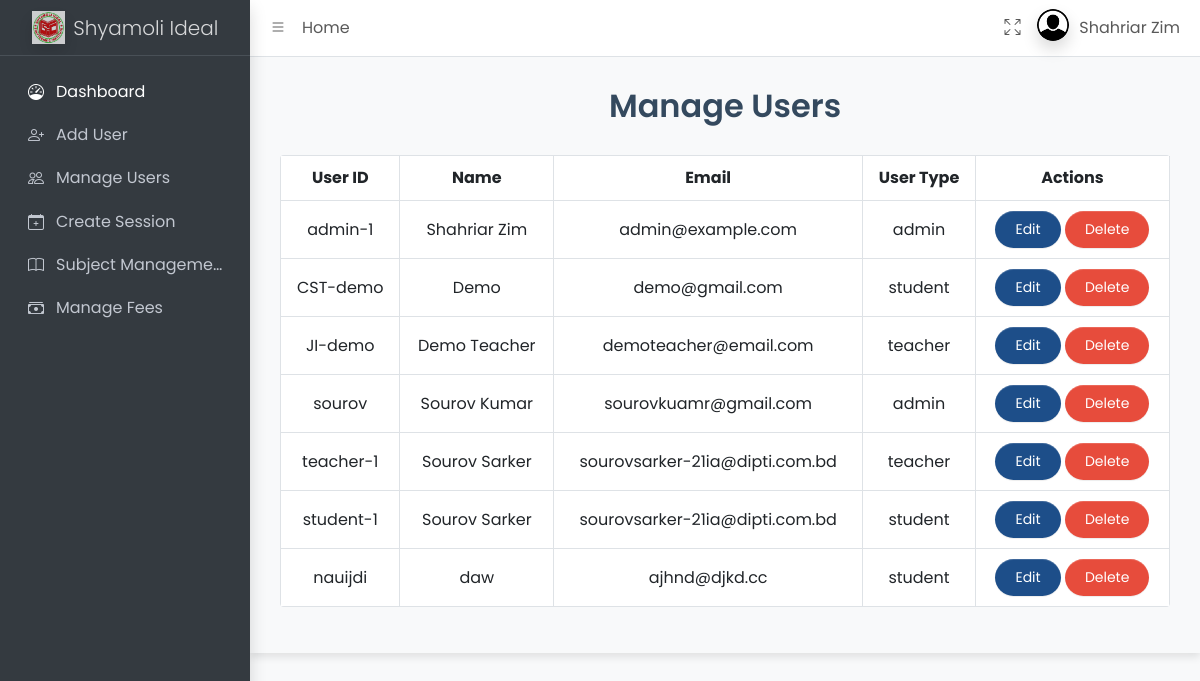
Before: /admin/dist/pages/manage_user.php (signed in) with the older database file.
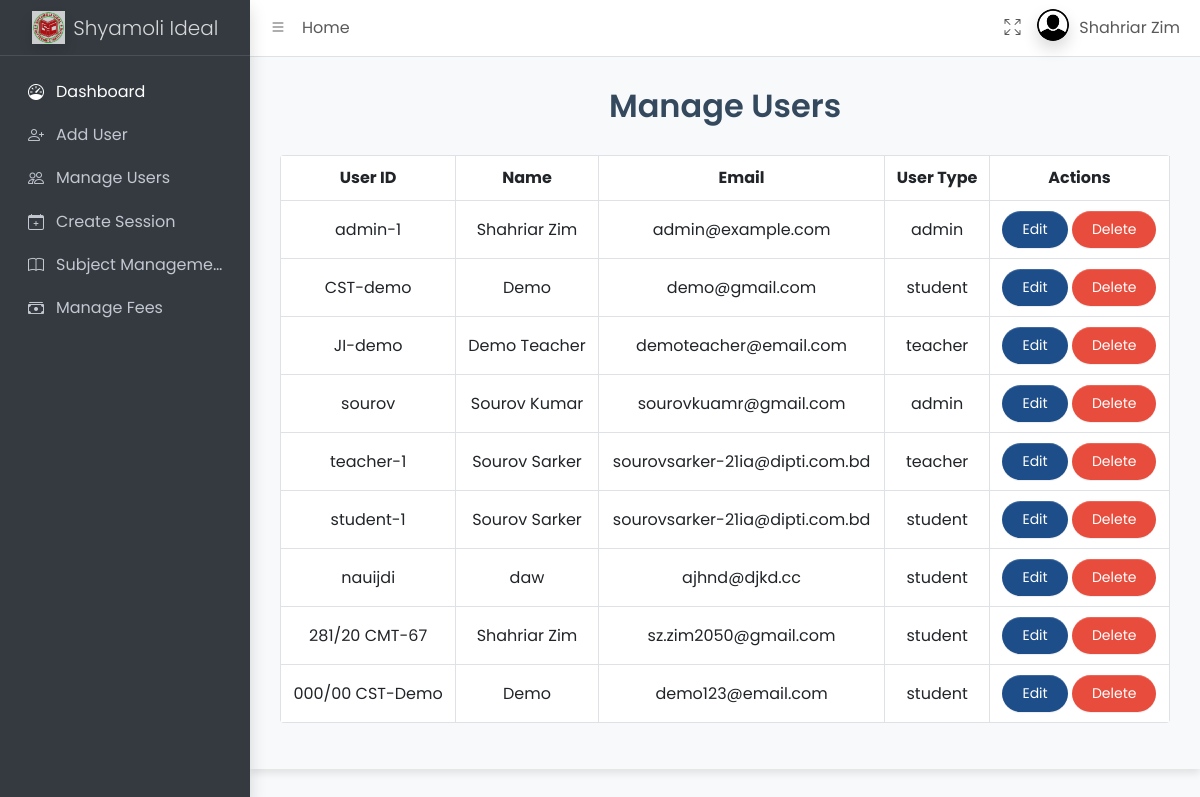
After: the same page with the newer database file.
### tables this page shows
CREATE TABLE `users` (
  `id` int(11) NOT NULL,
  `user_id` varchar(20) NOT NULL,
  `name` varchar(100) DEFAULT NULL,
  `email` varchar(100) DEFAULT NULL,
  `password` varchar(100) DEFAULT NULL,
  `user_type` enum('student','teacher','admin') NOT NULL,
  `session` varchar(20) DEFAULT NULL,
  `semester` enum('1st','2nd','3rd','4th','5th','6th','7th','8th') DEFAULT NULL,
  `role` enum('CI','Instructor','Junior Instructor') DEFAULT NULL,
  `photo` varchar(255) DEFAULT NULL,
  `created_at` timestamp NOT NULL DEFAULT current_timestamp()
);

### admin/dist/pages/manage_user.php (the view, shortened to what this page needs)
<?php
require_once 'partials/header.php' ?>
<?php require_once 'partials/navbar.php' ?>
<?php require_once 'partials/sidebar.php'?>
  <main class="app-main">
  <?php
$result = $conn->query("SELECT * FROM users");
?>
<!DOCTYPE html>
<html lang="en">
<head>
    <link rel="stylesheet" href="https://cdn.jsdelivr.net/npm/bootstrap@5.3.0/dist/css/bootstrap.min.css">
</head>
<body>
    <div class="container">
        <h2 class="text-center">Manage Users</h2>
        <table class="table table-bordered">
            <thead>
                <tr>
                    <th>User ID</th>
                    <th>Name</th>
                    <th>Email</th>
                    <th>User Type</th>
                    <th>Actions</th>
                </tr>
            </thead>
            <tbody>
                <?php
                while ($row = $result->fetch_assoc()) {
                    echo "<tr>";
                    echo "<td data-label='User ID'>" . $row['user_id'] . "</td>";
                    echo "<td data-label='Name'>" . $row['name'] . "</td>";
                    echo "<td data-label='Email'>" . $row['email'] . "</td>";
                    echo "<td data-label='User Type'>" . $row['user_type'] . "</td>";
                    echo "<td data-label='Actions'>";
                    echo "<a href='edit_user.php?id=" . $row['id'] . "' class='btn btn-primary btn-sm'>Edit</a> ";
                    echo "<a href='delete_user.php?id=" . $row['id'] . "' class='btn btn-danger btn-sm' onclick=\"return confirm('Are you sure you want to delete this user?');\">Delete</a>";
                    echo "</td>";
                    echo "</tr>";
                }
                ?>
            </tbody>
        </table>
    </div>
</body>
</html>
</main>
<?php require_once 'partials/footer.php' ?>

### admin/dist/pages/partials/header.php (shortened to what this page needs)
<!DOCTYPE html>
<html lang="en">
<head>
    <link href="https://cdn.jsdelivr.net/npm/bootstrap@5.3.3/dist/css/bootstrap.min.css" rel="stylesheet">
    <link rel="stylesheet" href="https://cdn.jsdelivr.net/npm/@fontsource/source-sans-3@5.0.12/index.css">
    <link rel="stylesheet" href="https://cdn.jsdelivr.net/npm/overlayscrollbars@2.3.0/styles/overlayscrollbars.min.css">
    <link rel="stylesheet" href="https://cdn.jsdelivr.net/npm/bootstrap-icons@1.11.0/font/bootstrap-icons.min.css">
    <link rel="stylesheet" href="../../dist/css/adminlte.css">
    <link rel="stylesheet" href="https://cdn.jsdelivr.net/npm/apexcharts@3.37.1/dist/apexcharts.css">
    <link rel="stylesheet" href="https://cdn.jsdelivr.net/npm/jsvectormap@1.5.3/dist/css/jsvectormap.min.css">
    <link rel="stylesheet" href="../../dist/css/admin.css">
</head>

### admin/dist/pages/partials/navbar.php (shortened to what this page needs)
<body class="layout-fixed sidebar-expand-lg bg-body-tertiary">
    <div class="app-wrapper">
        <nav class="app-header navbar navbar-expand bg-body">
            <div class="container-fluid">
                <ul class="navbar-nav">
                    <li class="nav-item"> <a class="nav-link" data-lte-toggle="sidebar" href="#" role="button"> <i class="bi bi-list"></i> </a> </li>
                    <li class="nav-item d-none d-md-block"> <a href="#" class="nav-link">Home</a> </li>
                </ul>
                <ul class="navbar-nav ms-auto">
                    <li class="nav-item"> <a class="nav-link" href="#" data-lte-toggle="fullscreen"> <i data-lte-icon="maximize" class="bi bi-arrows-fullscreen"></i> </a> </li>
                    <li class="nav-item dropdown user-menu"> <a href="#" class="nav-link dropdown-toggle" data-bs-toggle="dropdown"> <img src="../../dist/assets/img/default.png" class="user-image rounded-circle shadow" alt="User Image"> <span class="d-none d-md-inline">
                      <?php echo $_SESSION['name']; ?>
                    </span> </a>
                        </li>
                      </ul>

### admin/dist/pages/partials/sidebar.php
</div>
        </nav>
        <aside class="app-sidebar bg-body-secondary shadow" data-bs-theme="dark">
            <div class="sidebar-brand"> <a href="./index.html" class="brand-link"> <img src="../../dist/assets/img/sipi.jpg" alt="AdminLTE Logo" class="brand-image opacity-75 shadow"> <span class="brand-text fw-light">Shyamoli Ideal</span> </a> </div>
            <div class="sidebar-wrapper">
                <nav class="mt-2">
                  <ul class="nav sidebar-menu flex-column" data-lte-toggle="treeview" role="menu" data-accordion="false">
                    <li class="nav-item menu-open">
                    <a href="index.php" class="nav-link active">
                    <i class="nav-icon bi bi-speedometer"></i>
                    <p>Dashboard</p>
                    </a>
                    </li>
                    <li class="nav-item">
                    <a href="add_user.php" class="nav-link">
                    <i class="nav-icon bi bi-person-plus"></i>
                    <p>Add User</p>
                    </a>
                    </li>
                    <li class="nav-item">
                    <a href="manage_user.php" class="nav-link">
                    <i class="nav-icon bi bi-people"></i>
                    <p>Manage Users</p>
                    </a>
                    </li>
                    <li class="nav-item">
                    <a href="create_session.php" class="nav-link">
                    <i class="nav-icon bi bi-calendar-plus"></i>
                    <p>Create Session</p>
                    </a>
                    </li>
                    <li class="nav-item">
                    <a href="subject_management.php" class="nav-link">
                    <i class="nav-icon bi bi-book"></i>
                    <p>Subject Management</p>
                    </a>
                    </li>
                    <li class="nav-item">
                    <a href="manage_fees.php" class="nav-link">
                    <i class="nav-icon bi bi-cash-stack"></i>
                    <p>Manage Fees</p>
                    </a>
                    </li>
                  </ul>
                </nav>
            </div>
        </aside>

### admin/dist/pages/partials/footer.php (shortened to what this page needs)
    </div>
</body>
</html>

### admin/dist/pages/manage_user.php (style rules this page uses)
body { font-family: 'Poppins', sans-serif; color: #2c3e50; }
h2 { font-weight: 600; color: #34495e; margin-bottom: 30px; }
.container { border-radius: 0px; padding: 30px; max-width: 100%; animation: fadeIn 0.7s ease; }
.table { border-radius: 4px; overflow: hidden; margin-top: 20px; }
.table thead { background-color: #5d6d7e; color: #fff; }
.table th, .table td { vertical-align: middle; text-align: center; padding: 10px; }
.btn-primary { background-color: #1d4e89; border: none; color: #fff; border-radius: 25px; padding: 8px 20px; font-size: 14px; transition: background-color 0.3s; }
.btn-danger { background-color: #e74c3c; border: none; color: #fff; border-radius: 25px; padding: 8px 20px; font-size: 14px; transition: background-color 0.3s; }

Changed rows visible on the page:
added users: user "281/20 CMT-67", name "Shahriar Zim", email "sz.zim2050@gmail.com", user_type "student"
added users: user "000/00 CST-Demo", name "Demo", email "demo123@email.com", user_type "student"
